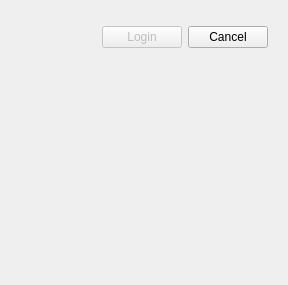
<?xml version="1.0" encoding="UTF-8"?>
<ui version="4.0">
 <class>Login</class>
 <widget class="QDialog" name="Login">
  <property name="geometry">
   <rect>
    <x>0</x>
    <y>0</y>
    <width>288</width>
    <height>285</height>
   </rect>
  </property>
  <property name="windowTitle">
   <string>Login</string>
  </property>
  <layout class="QVBoxLayout" name="verticalLayout_2">
   <item>
    <widget class="QWidget" name="loginHoldWidget" native="true">
     <layout class="QVBoxLayout" name="verticalLayout">
      <property name="spacing">
       <number>0</number>
      </property>
      <property name="margin">
       <number>0</number>
      </property>
     </layout>
    </widget>
   </item>
   <item>
    <widget class="QWidget" name="widget" native="true">
     <layout class="QHBoxLayout" name="horizontalLayout_2">
      <item>
       <spacer name="horizontalSpacer">
        <property name="orientation">
         <enum>Qt::Horizontal</enum>
        </property>
        <property name="sizeHint" stdset="0">
         <size>
          <width>40</width>
          <height>20</height>
         </size>
        </property>
       </spacer>
      </item>
      <item>
       <widget class="QPushButton" name="loginButton">
        <property name="enabled">
         <bool>false</bool>
        </property>
        <property name="text">
         <string>Login</string>
        </property>
       </widget>
      </item>
      <item>
       <widget class="QPushButton" name="cancelButton">
        <property name="text">
         <string>Cancel</string>
        </property>
       </widget>
      </item>
     </layout>
    </widget>
   </item>
   <item>
    <spacer name="verticalSpacer">
     <property name="orientation">
      <enum>Qt::Vertical</enum>
     </property>
     <property name="sizeHint" stdset="0">
      <size>
       <width>20</width>
       <height>40</height>
      </size>
     </property>
    </spacer>
   </item>
  </layout>
 </widget>
 <resources/>
 <connections/>
</ui>
